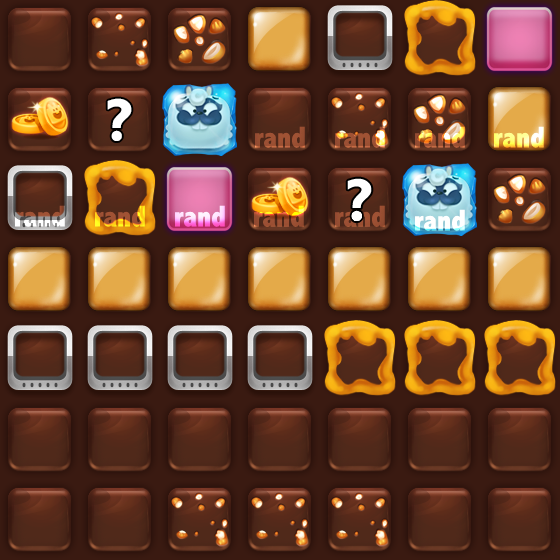

Rendered tile map (Tiled .tmx) drawn with the repository's tilesets; below, a short description and the map source with its tile grids summarised:
An orthogonal 7x7 tile map with 80x80 px tiles, 1 tile layer (default).

<map version="1.0" orientation="orthogonal" width="7" height="7" tilewidth="80" tileheight="80">
 <tileset firstgid="1" source="Creater.tsx" />
 <layer name="default" width="7" height="7">
  <data>[49 cells, 49 non-empty, 20 distinct tile ids]</data>
 </layer>
</map>
